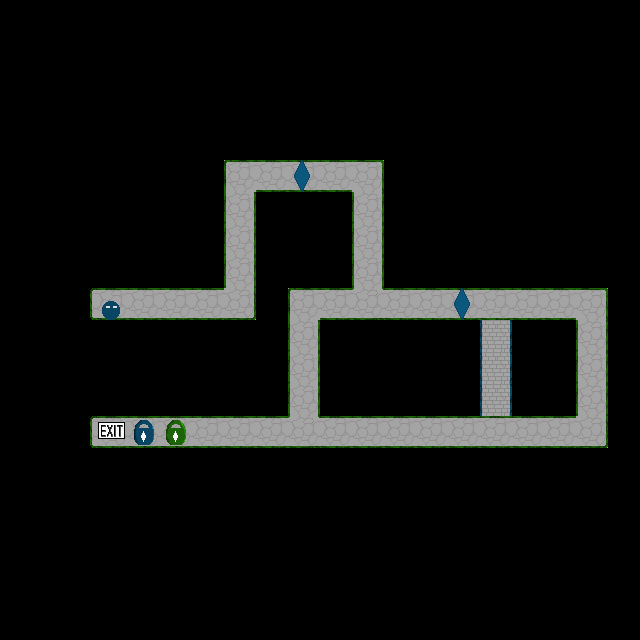

A 2D game scene composited from a Tiled map and its tileset images. What follows is a short description and the map's XML, with every tile layer's data as written:
An orthogonal 20x20 tile map with 32x32 px tiles, 5 tile layers (maze blue, maze green, objects, start positions, ...), 3 tilesets.

<map version="1.0" orientation="orthogonal" renderorder="right-down" width="20" height="20" tilewidth="32" tileheight="32" nextobjectid="1">
 <tileset firstgid="1" name="maze-blue" tilewidth="32" tileheight="32" tilecount="14" columns="14">
  <image source="maze-blue.png" width="448" height="32" />
 </tileset>
 <tileset firstgid="15" name="maze-green" tilewidth="32" tileheight="32" tilecount="14" columns="14">
  <image source="maze-green.png" width="448" height="32" />
 </tileset>
 <tileset firstgid="29" name="objects" tilewidth="32" tileheight="32" tilecount="10" columns="10">
  <image source="objects.png" width="320" height="32" />
 </tileset>
 <layer name="maze blue" width="20" height="20">
  <data encoding="csv">
0,0,0,0,0,0,0,0,0,0,0,0,0,0,0,0,0,0,0,0,
0,0,0,0,0,0,0,0,0,0,0,0,0,0,0,0,0,0,0,0,
0,0,0,0,0,0,0,0,0,0,0,0,0,0,0,0,0,0,0,0,
0,0,0,0,0,0,0,0,0,0,0,0,0,0,0,0,0,0,0,0,
0,0,0,0,0,0,0,0,0,0,0,0,0,0,0,0,0,0,0,0,
0,0,0,0,0,0,0,1,6,6,6,4,0,0,0,0,0,0,0,0,
0,0,0,0,0,0,0,5,0,0,0,5,0,0,0,0,0,0,0,0,
0,0,0,0,0,0,0,5,0,0,0,5,0,0,0,0,0,0,0,0,
0,0,0,0,0,0,0,5,0,0,0,5,0,0,0,0,0,0,0,0,
0,0,14,6,6,6,6,3,0,0,0,2,6,6,6,10,6,6,12,0,
0,0,0,0,0,0,0,0,0,0,0,0,0,0,0,5,0,0,0,0,
0,0,0,0,0,0,0,0,0,0,0,0,0,0,0,5,0,0,0,0,
0,0,0,0,0,0,0,0,0,0,0,0,0,0,0,5,0,0,0,0,
0,0,14,6,6,6,6,6,6,6,6,6,6,6,6,3,0,0,0,0,
0,0,0,0,0,0,0,0,0,0,0,0,0,0,0,0,0,0,0,0,
0,0,0,0,0,0,0,0,0,0,0,0,0,0,0,0,0,0,0,0,
0,0,0,0,0,0,0,0,0,0,0,0,0,0,0,0,0,0,0,0,
0,0,0,0,0,0,0,0,0,0,0,0,0,0,0,0,0,0,0,0,
0,0,0,0,0,0,0,0,0,0,0,0,0,0,0,0,0,0,0,0,
0,0,0,0,0,0,0,0,0,0,0,0,0,0,0,0,0,0,0,0
</data>
 </layer>
 <layer name="maze green" width="20" height="20">
  <data encoding="csv">
0,0,0,0,0,0,0,0,0,0,0,0,0,0,0,0,0,0,0,0,
0,0,0,0,0,0,0,0,0,0,0,0,0,0,0,0,0,0,0,0,
0,0,0,0,0,0,0,0,0,0,0,0,0,0,0,0,0,0,0,0,
0,0,0,0,0,0,0,0,0,0,0,0,0,0,0,0,0,0,0,0,
0,0,0,0,0,0,0,0,0,0,0,0,0,0,0,0,0,0,0,0,
0,0,0,0,0,0,0,15,20,20,20,18,0,0,0,0,0,0,0,0,
0,0,0,0,0,0,0,19,0,0,0,19,0,0,0,0,0,0,0,0,
0,0,0,0,0,0,0,19,0,0,0,19,0,0,0,0,0,0,0,0,
0,0,0,0,0,0,0,19,0,0,0,19,0,0,0,0,0,0,0,0,
0,0,25,20,20,20,20,17,0,15,20,22,20,20,20,20,20,20,18,0,
0,0,0,0,0,0,0,0,0,19,0,0,0,0,0,0,0,0,19,0,
0,0,0,0,0,0,0,0,0,19,0,0,0,0,0,0,0,0,19,0,
0,0,0,0,0,0,0,0,0,19,0,0,0,0,0,0,0,0,19,0,
0,0,25,20,20,20,20,20,20,22,20,20,20,20,20,20,20,20,17,0,
0,0,0,0,0,0,0,0,0,0,0,0,0,0,0,0,0,0,0,0,
0,0,0,0,0,0,0,0,0,0,0,0,0,0,0,0,0,0,0,0,
0,0,0,0,0,0,0,0,0,0,0,0,0,0,0,0,0,0,0,0,
0,0,0,0,0,0,0,0,0,0,0,0,0,0,0,0,0,0,0,0,
0,0,0,0,0,0,0,0,0,0,0,0,0,0,0,0,0,0,0,0,
0,0,0,0,0,0,0,0,0,0,0,0,0,0,0,0,0,0,0,0
</data>
 </layer>
 <layer name="objects" width="20" height="20">
  <data encoding="csv">
0,0,0,0,0,0,0,0,0,0,0,0,0,0,0,0,0,0,0,0,
0,0,0,0,0,0,0,0,0,0,0,0,0,0,0,0,0,0,0,0,
0,0,0,0,0,0,0,0,0,0,0,0,0,0,0,0,0,0,0,0,
0,0,0,0,0,0,0,0,0,0,0,0,0,0,0,0,0,0,0,0,
0,0,0,0,0,0,0,0,0,0,0,0,0,0,0,0,0,0,0,0,
0,0,0,0,0,0,0,0,0,29,0,0,0,0,0,0,0,0,0,0,
0,0,0,0,0,0,0,0,0,0,0,0,0,0,0,0,0,0,0,0,
0,0,0,0,0,0,0,0,0,0,0,0,0,0,0,0,0,0,0,0,
0,0,0,0,0,0,0,0,0,0,0,0,0,0,0,0,0,0,0,0,
0,0,0,0,0,0,0,0,0,0,0,0,0,0,29,0,0,0,0,0,
0,0,0,0,0,0,0,0,0,0,0,0,0,0,0,0,0,0,0,0,
0,0,0,0,0,0,0,0,0,0,0,0,0,0,0,0,0,0,0,0,
0,0,0,0,0,0,0,0,0,0,0,0,0,0,0,0,0,0,0,0,
0,0,0,37,35,36,0,0,0,0,0,0,0,0,0,0,0,0,0,0,
0,0,0,0,0,0,0,0,0,0,0,0,0,0,0,0,0,0,0,0,
0,0,0,0,0,0,0,0,0,0,0,0,0,0,0,0,0,0,0,0,
0,0,0,0,0,0,0,0,0,0,0,0,0,0,0,0,0,0,0,0,
0,0,0,0,0,0,0,0,0,0,0,0,0,0,0,0,0,0,0,0,
0,0,0,0,0,0,0,0,0,0,0,0,0,0,0,0,0,0,0,0,
0,0,0,0,0,0,0,0,0,0,0,0,0,0,0,0,0,0,0,0
</data>
 </layer>
 <layer name="start positions" width="20" height="20">
  <data encoding="csv">
0,0,0,0,0,0,0,0,0,0,0,0,0,0,0,0,0,0,0,0,
0,0,0,0,0,0,0,0,0,0,0,0,0,0,0,0,0,0,0,0,
0,0,0,0,0,0,0,0,0,0,0,0,0,0,0,0,0,0,0,0,
0,0,0,0,0,0,0,0,0,0,0,0,0,0,0,0,0,0,0,0,
0,0,0,0,0,0,0,0,0,0,0,0,0,0,0,0,0,0,0,0,
0,0,0,0,0,0,0,0,0,0,0,0,0,0,0,0,0,0,0,0,
0,0,0,0,0,0,0,0,0,0,0,0,0,0,0,0,0,0,0,0,
0,0,0,0,0,0,0,0,0,0,0,0,0,0,0,0,0,0,0,0,
0,0,0,0,0,0,0,0,0,0,0,0,0,0,0,0,0,0,0,0,
0,0,0,32,0,0,0,0,0,0,0,0,0,0,0,0,0,0,0,0,
0,0,0,0,0,0,0,0,0,0,0,0,0,0,0,0,0,0,0,0,
0,0,0,0,0,0,0,0,0,0,0,0,0,0,0,0,0,0,0,0,
0,0,0,0,0,0,0,0,0,0,0,0,0,0,0,0,0,0,0,0,
0,0,0,0,0,0,0,0,0,0,0,0,0,0,0,0,0,0,0,0,
0,0,0,0,0,0,0,0,0,0,0,0,0,0,0,0,0,0,0,0,
0,0,0,0,0,0,0,0,0,0,0,0,0,0,0,0,0,0,0,0,
0,0,0,0,0,0,0,0,0,0,0,0,0,0,0,0,0,0,0,0,
0,0,0,0,0,0,0,0,0,0,0,0,0,0,0,0,0,0,0,0,
0,0,0,0,0,0,0,0,0,0,0,0,0,0,0,0,0,0,0,0,
0,0,0,0,0,0,0,0,0,0,0,0,0,0,0,0,0,0,0,0
</data>
 </layer>
 <layer name="enemy trajectories" width="20" height="20" offsetx="29" offsety="2">
  <data encoding="csv">
0,0,0,0,0,0,0,0,0,0,0,0,0,0,0,0,0,0,0,0,
0,0,0,0,0,0,0,0,0,0,0,0,0,0,0,0,0,0,0,0,
0,0,0,0,0,0,0,0,0,0,0,0,0,0,0,0,0,0,0,0,
0,0,0,0,0,0,0,0,0,0,0,0,0,0,0,0,0,0,0,0,
0,0,0,0,0,0,0,0,0,0,0,0,0,0,0,0,0,0,0,0,
0,0,0,0,0,0,0,0,0,0,0,0,0,0,0,0,0,0,0,0,
0,0,0,0,0,0,0,0,0,0,0,0,0,0,0,0,0,0,0,0,
0,0,0,0,0,0,0,0,0,0,0,0,0,0,0,0,0,0,0,0,
0,0,0,0,0,0,0,0,0,0,0,0,0,0,0,0,0,0,0,0,
0,0,0,0,0,0,0,0,0,0,0,0,0,0,0,0,0,0,0,0,
0,0,0,0,0,0,0,0,0,0,0,0,0,0,0,0,0,0,0,0,
0,0,0,0,0,0,0,0,0,0,0,0,0,0,0,0,0,0,0,0,
0,0,0,0,0,0,0,0,0,0,0,0,0,0,0,0,0,0,0,0,
0,0,0,0,0,0,0,0,0,0,0,0,0,0,0,0,0,0,0,0,
0,0,0,0,0,0,0,0,0,0,0,0,0,0,0,0,0,0,0,0,
0,0,0,0,0,0,0,0,0,0,0,0,0,0,0,0,0,0,0,0,
0,0,0,0,0,0,0,0,0,0,0,0,0,0,0,0,0,0,0,0,
0,0,0,0,0,0,0,0,0,0,0,0,0,0,0,0,0,0,0,0,
0,0,0,0,0,0,0,0,0,0,0,0,0,0,0,0,0,0,0,0,
0,0,0,0,0,0,0,0,0,0,0,0,0,0,0,0,0,0,0,0
</data>
 </layer>
</map>
